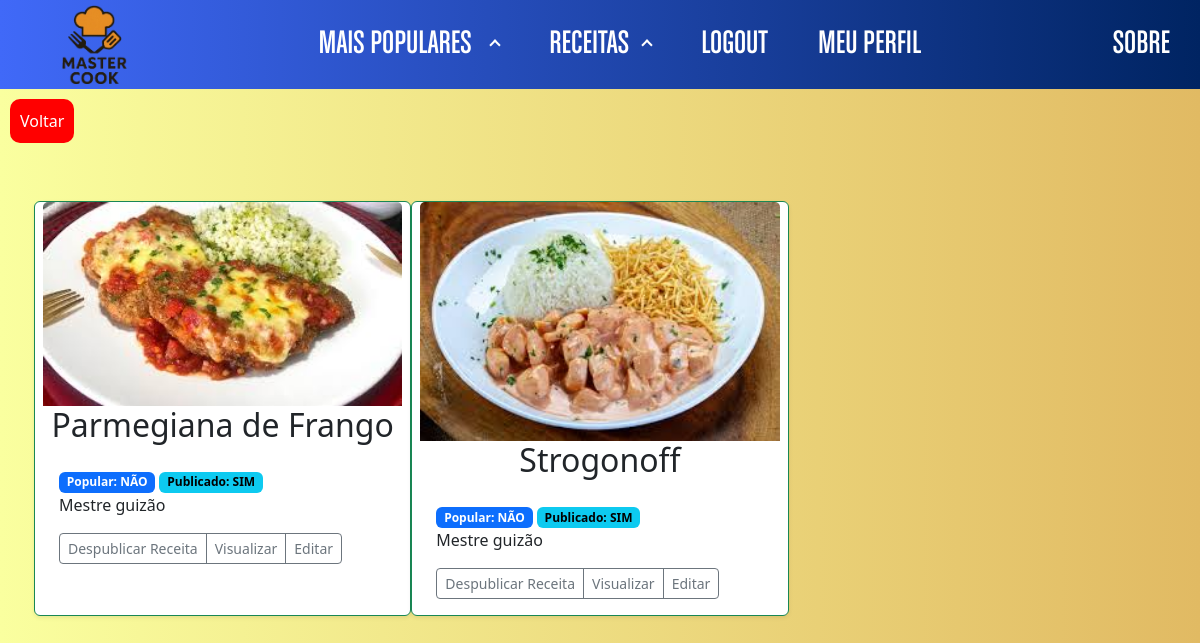
Screenshot of /area_administrativa/minhas-receitas/ (signed in) with the database file from the repository.
### mastercook/area_administrativa/models.py (models this page shows, shortened)
class Receita(models.Model):
    DOCE = "D"
    SALGADA = "S"
    CATEGORIA_CHOICES=(
        (DOCE,'Doce'),
        (SALGADA,'Salgada'),
    )
    nome_prato = models.CharField(verbose_name="Nome do prato",max_length=50, blank=True, null=True)
    receita = models.TextField(max_length=200, blank=True, null=True)
    imagem = models.ImageField(
        upload_to="receitas/",   # pasta dentro de MEDIA_ROOT
        blank=True,
        null=True
    )
    mestre = models.ForeignKey(Usuario, on_delete=models.DO_NOTHING, blank = True, null = True)
    popular = models.BooleanField(default=False)
    tempo_preparo = models.PositiveIntegerField(verbose_name="Tempo de preparo (em minutos)", blank = True, null = True, default=0 )
    categoria = models.CharField(
        max_length=1,
        choices=CATEGORIA_CHOICES,
    )
    ativa = models.BooleanField(default=False)
    class Meta:
        verbose_name_plural = 'Receitas'
        verbose_name = 'Receita'
        ordering = ('nome_prato',  'categoria','mestre')

### mastercook/usuarios/models.py (models this page shows)
class Usuario(AbstractUser):
    apelido = models.CharField(max_length=50, blank=True, null=True)
    bio = models.TextField(blank=True, null=True)
    avatar = models.ImageField(
        upload_to="avatar/",   # pasta dentro de MEDIA_ROOT
        blank=True,
        null=True
    )
    def __str__(self):
        return self.username

### mastercook/area_administrativa/views.py (the view)
# urls.py: path('minhas-receitas/', views.index_receitas, name="index_receitas"),
@login_required
def index_receitas(request, t=None):
    receitas_do_mestre = Receita.objects.filter(mestre=request.user)
    if t is None:
        t = 't'
    if (t=='p'):
        receitas_do_mestre = receitas_do_mestre.filter(ativa=True)
    elif (t=='d'):
        receitas_do_mestre = receitas_do_mestre.filter(ativa=False)
    else:
        pass
    return render(request, 'receitas/index.html',  {'minhas_receitas': receitas_do_mestre})

### mastercook/area_administrativa/templates/receitas/index.html (shortened to what this page needs)
{% extends "base.html" %}
{% load static %}
{% block 'head' %}
    <link rel="stylesheet" href="{% static 'css/main.css' %}">
{% endblock %}
{% block 'conteudo'%}
<a href="{% url 'home_area_restrita' %}" style="text-decoration: none; background-color: red; color: white; padding: 10px; display: flex; width: 4pc; margin: 10px; border-radius: 10px;"> Voltar </a>
<div class="album py-5 ">
  <div class="container " id="minhas_receitas">
      <div class="row row-cols-1 row-cols-sm-2 row-cols-md-3 g-3">
  {% for receita in minhas_receitas %}
  <div class="card shadow-sm {% if receita.ativa %}border-success{% else %}border-danger{% endif %}  mb-3" id=minha_receita-{{receita.id}}>
    <img class="card-img-top" src="{{receita.imagem.url}}"  alt="{{ receita.nome_prato}}" title="{{ receita.nome_prato}}-{{ receita.mestre}}">
    <h2 class="fw-normal text-center">{{ receita.nome_prato}}</h2>
    <div class="card-body " id="conteudo_gerenciar_receitas">
        <span class="badge text-bg-primary">Popular:  {% if receita.popular %}SIM{% else %}NÃO{% endif %} </span>
        <span class="badge text-bg-info">Publicado: {% if receita.ativa %}SIM{% else %}NÃO{% endif %}</span>
        <p class="card-text">Mestre {{receita.mestre}}</p>
        <div class="d-flex justify-content-between align-items-center">
            <div class="btn-group">
              {% if receita.ativa %}
                <button type="button" class="btn btn-sm btn-outline-secondary" onclick="alterarPublicacao({{ receita.id }}, false);">Despublicar Receita</button>
              {% else %}
                <button type="button" class="btn btn-sm btn-outline-secondary" onclick="alterarPublicacao({{receita.id}}, true);">Publicar Receita</button>
              {% endif %}
                <button type="button" class="btn btn-sm btn-outline-secondary" onclick="gerenciarReceita('visualizar',{{receita.id}})">Visualizar</button>
                <button type="button" class="btn btn-sm btn-outline-secondary" onclick="gerenciarReceita('editar',{{receita.id}})">Editar</button>
            </div>
        </div>
    </div>
  </div>
    {%endfor%}
  </div>
</div>
</div>
    {% url 'salvar_edicao_receita' 0 as salvar_edicao_receita %}
    {% url 'salvar_publicacao_receita' 0 as salvar_publicacao_receita %}
  {% endblock %}

### mastercook/static/css/main.css (style rules this page uses)
body { background: linear-gradient(to right, #FAFF9F, #E1BA63); margin: 0%; }

### rows the page displays
Receita: imagem (picture), nome_prato "Parmegiana de Frango", popular "NÃO", ativa "SIM", mestre "guizão"
Receita: imagem (picture), nome_prato "Strogonoff", popular "NÃO", ativa "SIM", mestre "guizão"
